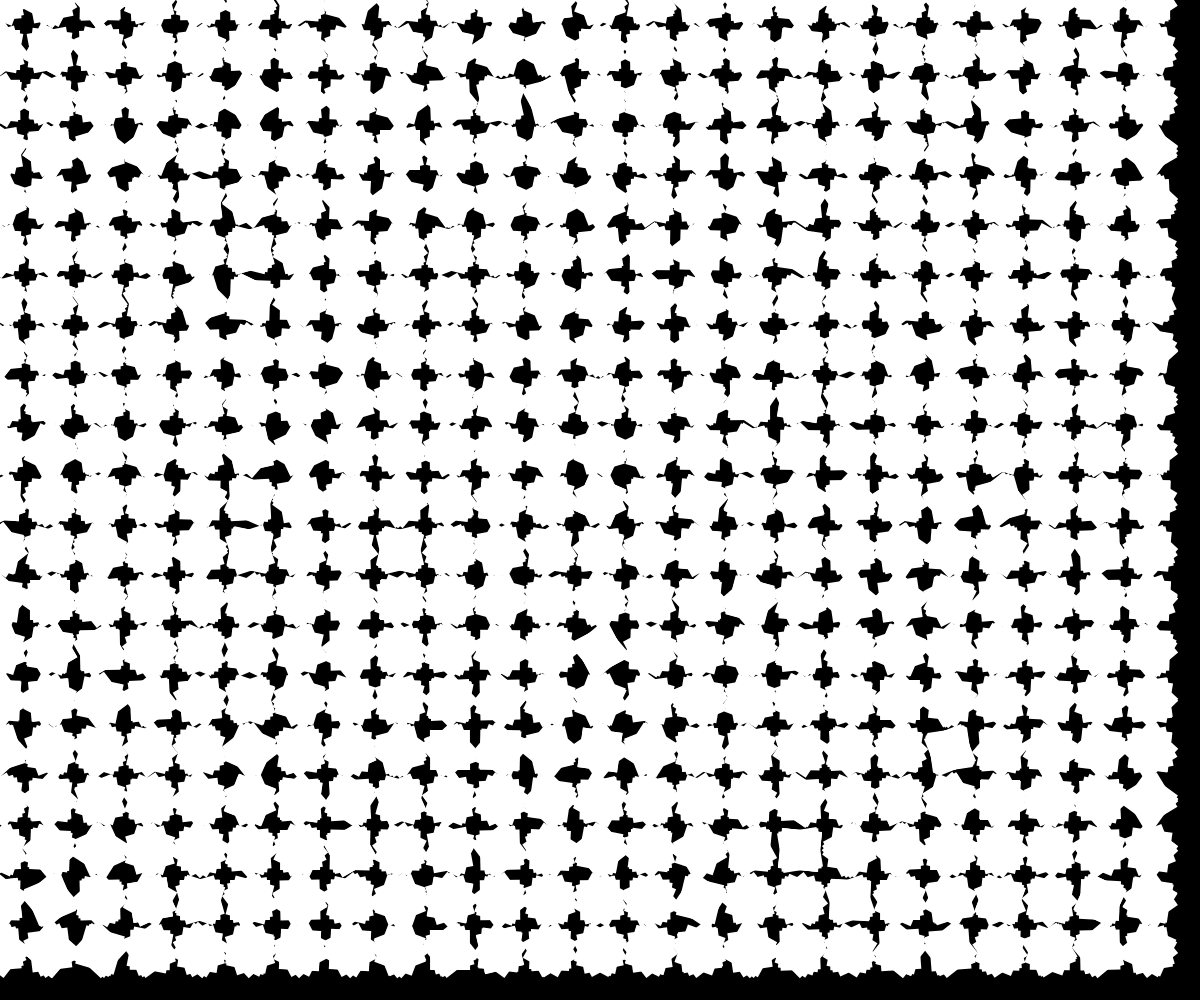
Frame 1 (no input)
Frame 60 (no input): identical to frame 1, image omitted
Frame 120 (the mouse pressed at the canvas centre since frame 60): identical to frame 1, image omitted

The p5.js sketch that drew this single still picture (run headless with seeded random() and noise() and a simulated clock; from frame 60 on, the mouse is pressed at the canvas centre):

// p5.js sketch
// ── sketch.js
const gridSize = 50;
function setup() {
  createCanvas(innerWidth,innerHeight);
  background(0);
  rectMode(CENTER);
  //noFill();
  //stroke(255);
  noStroke();
  for(let i=0;i<5;i++) {
    for(let x=0;x<width;x+=gridSize) {
      for(let y=0;y<height;y+=gridSize) {
        push();
        translate(x,y);
        rotate(random(TWO_PI));
        square(0,0,gridSize*.8);
        pop();
      }
    }
  }
}

function draw() {
}
